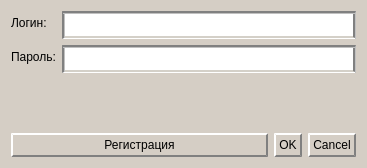
<?xml version="1.0" encoding="UTF-8"?>
<ui version="4.0">
 <class>LoginForm</class>
 <widget class="QWidget" name="LoginForm">
  <property name="geometry">
   <rect>
    <x>0</x>
    <y>0</y>
    <width>367</width>
    <height>168</height>
   </rect>
  </property>
  <property name="windowTitle">
   <string>Form</string>
  </property>
  <property name="styleSheet">
   <string notr="true">background-color: rgb(213, 206, 197);</string>
  </property>
  <layout class="QVBoxLayout" name="verticalLayout">
   <item>
    <layout class="QFormLayout" name="formLayout">
     <property name="labelAlignment">
      <set>Qt::AlignmentFlag::AlignLeading|Qt::AlignmentFlag::AlignLeft|Qt::AlignmentFlag::AlignVCenter</set>
     </property>
     <item row="0" column="0">
      <widget class="QLabel" name="label">
       <property name="styleSheet">
        <string notr="true">color: rgb(0, 0, 0);
font: 14pt &quot;Tahoma&quot;;</string>
       </property>
       <property name="text">
        <string>Логин:</string>
       </property>
      </widget>
     </item>
     <item row="1" column="0">
      <widget class="QLabel" name="label_2">
       <property name="styleSheet">
        <string notr="true">color: rgb(0, 0, 0);
font: 14pt &quot;Tahoma&quot;;</string>
       </property>
       <property name="text">
        <string>Пароль:</string>
       </property>
      </widget>
     </item>
     <item row="0" column="1">
      <widget class="QLineEdit" name="loginEdit">
       <property name="styleSheet">
        <string notr="true">background-color: rgb(255, 255, 255);
color: black;
border-width: 3px;
border-style: groove;
border-top-color: rgb(128, 128, 128);
border-left-color: rgb(128, 128, 128);
border-right-color: rgb(128, 128, 128);
border-bottom-color: rgb(212, 208, 200);
padding: 3px;
font: 14pt &quot;Tahoma&quot;;</string>
       </property>
      </widget>
     </item>
     <item row="1" column="1">
      <widget class="QLineEdit" name="passwordEdit">
       <property name="styleSheet">
        <string notr="true">background-color: rgb(255, 255, 255);
color: black;
border-width: 3px;
border-style: groove;
border-top-color: rgb(128, 128, 128);
border-left-color: rgb(128, 128, 128);
border-right-color: rgb(128, 128, 128);
border-bottom-color: rgb(212, 208, 200);
padding: 3px;
font: 14pt &quot;Tahoma&quot;;</string>
       </property>
      </widget>
     </item>
    </layout>
   </item>
   <item>
    <layout class="QHBoxLayout" name="horizontalLayout" stretch="1,0">
     <item>
      <widget class="QPushButton" name="registrationPushButton">
       <property name="styleSheet">
        <string notr="true">background-color: rgb(213, 206, 197);
color: rgb(0, 0, 0);
border-width: 2px;
border-style: outset;
border-top-color: rgb(212, 208, 200);
border-left-color: rgb(212, 208, 200);
border-right-color: rgb(128, 128, 128);
border-bottom-color: rgb(128, 128, 128);
padding: 3px;
font: 14pt &quot;Tahoma&quot;;
</string>
       </property>
       <property name="text">
        <string>Регистрация</string>
       </property>
      </widget>
     </item>
     <item>
      <widget class="QDialogButtonBox" name="buttonBox">
       <property name="styleSheet">
        <string notr="true">background-color: rgb(213, 206, 197);
color: rgb(0, 0, 0);
border-width: 2px;
border-style: outset;
border-top-color: rgb(212, 208, 200);
border-left-color: rgb(212, 208, 200);
border-right-color: rgb(128, 128, 128);
border-bottom-color: rgb(128, 128, 128);
padding: 3px;
font: 14pt &quot;Tahoma&quot;;
</string>
       </property>
       <property name="standardButtons">
        <set>QDialogButtonBox::StandardButton::Cancel|QDialogButtonBox::StandardButton::Ok</set>
       </property>
      </widget>
     </item>
    </layout>
   </item>
  </layout>
 </widget>
 <resources/>
 <connections/>
</ui>
